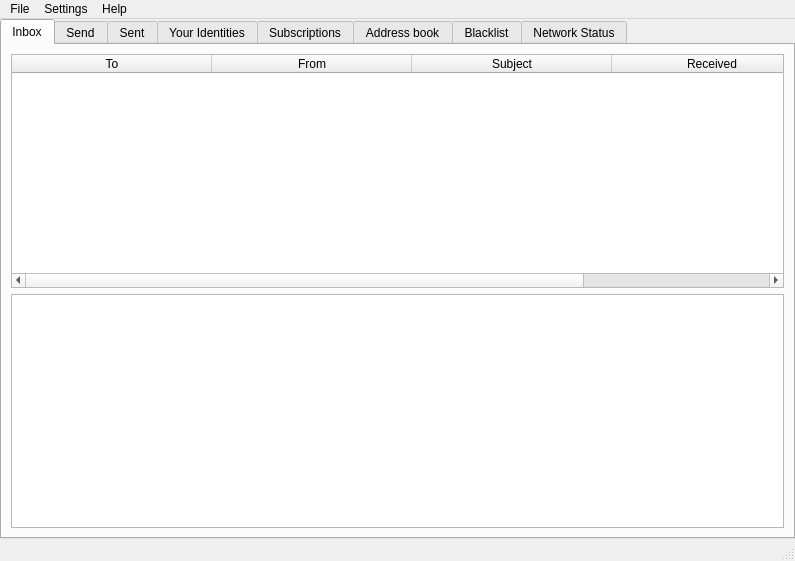
<?xml version="1.0" encoding="UTF-8"?>
<ui version="4.0">
 <class>MainWindow</class>
 <widget class="QMainWindow" name="MainWindow">
  <property name="geometry">
   <rect>
    <x>0</x>
    <y>0</y>
    <width>795</width>
    <height>561</height>
   </rect>
  </property>
  <property name="windowTitle">
   <string>Bitmessage</string>
  </property>
  <property name="windowIcon">
   <iconset resource="bitmessage_icons.qrc">
    <normaloff>:/newPrefix/images/can-icon-24px.png</normaloff>:/newPrefix/images/can-icon-24px.png</iconset>
  </property>
  <property name="tabShape">
   <enum>QTabWidget::Rounded</enum>
  </property>
  <widget class="QWidget" name="centralwidget">
   <layout class="QGridLayout" name="gridLayout">
    <property name="margin">
     <number>0</number>
    </property>
    <item row="0" column="0">
     <widget class="QTabWidget" name="tabWidget">
      <property name="sizePolicy">
       <sizepolicy hsizetype="Expanding" vsizetype="Expanding">
        <horstretch>0</horstretch>
        <verstretch>0</verstretch>
       </sizepolicy>
      </property>
      <property name="minimumSize">
       <size>
        <width>0</width>
        <height>0</height>
       </size>
      </property>
      <property name="baseSize">
       <size>
        <width>0</width>
        <height>0</height>
       </size>
      </property>
      <property name="font">
       <font>
        <pointsize>9</pointsize>
       </font>
      </property>
      <property name="tabPosition">
       <enum>QTabWidget::North</enum>
      </property>
      <property name="tabShape">
       <enum>QTabWidget::Rounded</enum>
      </property>
      <property name="currentIndex">
       <number>0</number>
      </property>
      <widget class="QWidget" name="inbox">
       <attribute name="icon">
        <iconset resource="bitmessage_icons.qrc">
         <normaloff>:/newPrefix/images/inbox.png</normaloff>:/newPrefix/images/inbox.png</iconset>
       </attribute>
       <attribute name="title">
        <string>Inbox</string>
       </attribute>
       <layout class="QVBoxLayout" name="verticalLayout_2">
        <item>
         <widget class="QTableWidget" name="tableWidgetInbox">
          <property name="alternatingRowColors">
           <bool>true</bool>
          </property>
          <property name="selectionMode">
           <enum>QAbstractItemView::SingleSelection</enum>
          </property>
          <property name="selectionBehavior">
           <enum>QAbstractItemView::SelectRows</enum>
          </property>
          <property name="sortingEnabled">
           <bool>true</bool>
          </property>
          <property name="wordWrap">
           <bool>false</bool>
          </property>
          <attribute name="horizontalHeaderCascadingSectionResizes">
           <bool>true</bool>
          </attribute>
          <attribute name="horizontalHeaderDefaultSectionSize">
           <number>200</number>
          </attribute>
          <attribute name="horizontalHeaderHighlightSections">
           <bool>false</bool>
          </attribute>
          <attribute name="horizontalHeaderMinimumSectionSize">
           <number>27</number>
          </attribute>
          <attribute name="horizontalHeaderShowSortIndicator" stdset="0">
           <bool>false</bool>
          </attribute>
          <attribute name="horizontalHeaderStretchLastSection">
           <bool>true</bool>
          </attribute>
          <attribute name="verticalHeaderVisible">
           <bool>false</bool>
          </attribute>
          <attribute name="verticalHeaderDefaultSectionSize">
           <number>26</number>
          </attribute>
          <column>
           <property name="text">
            <string>To</string>
           </property>
          </column>
          <column>
           <property name="text">
            <string>From</string>
           </property>
          </column>
          <column>
           <property name="text">
            <string>Subject</string>
           </property>
          </column>
          <column>
           <property name="text">
            <string>Received</string>
           </property>
          </column>
         </widget>
        </item>
        <item>
         <widget class="QTextEdit" name="textEditInboxMessage">
          <property name="baseSize">
           <size>
            <width>0</width>
            <height>500</height>
           </size>
          </property>
         </widget>
        </item>
       </layout>
      </widget>
      <widget class="QWidget" name="send">
       <attribute name="icon">
        <iconset resource="bitmessage_icons.qrc">
         <normaloff>:/newPrefix/images/send.png</normaloff>:/newPrefix/images/send.png</iconset>
       </attribute>
       <attribute name="title">
        <string>Send</string>
       </attribute>
       <layout class="QGridLayout" name="gridLayout_2">
        <item row="3" column="1">
         <widget class="QLineEdit" name="lineEditTo"/>
        </item>
        <item row="4" column="0">
         <widget class="QLabel" name="label_3">
          <property name="text">
           <string>Subject:</string>
          </property>
         </widget>
        </item>
        <item row="6" column="0">
         <spacer name="verticalSpacer">
          <property name="orientation">
           <enum>Qt::Vertical</enum>
          </property>
          <property name="sizeHint" stdset="0">
           <size>
            <width>20</width>
            <height>297</height>
           </size>
          </property>
         </spacer>
        </item>
        <item row="2" column="0">
         <widget class="QLabel" name="label_2">
          <property name="text">
           <string>From:</string>
          </property>
         </widget>
        </item>
        <item row="2" column="1">
         <widget class="QComboBox" name="comboBoxSendFrom"/>
        </item>
        <item row="5" column="0">
         <widget class="QLabel" name="label_4">
          <property name="text">
           <string>Message:</string>
          </property>
         </widget>
        </item>
        <item row="3" column="0">
         <widget class="QLabel" name="label">
          <property name="text">
           <string>To:</string>
          </property>
         </widget>
        </item>
        <item row="1" column="1" colspan="3">
         <widget class="QRadioButton" name="radioButtonBroadcast">
          <property name="text">
           <string>Broadcast to everyone who is subscribed to your address</string>
          </property>
         </widget>
        </item>
        <item row="3" column="2" colspan="2">
         <widget class="QPushButton" name="pushButtonLoadFromAddressBook">
          <property name="font">
           <font>
            <pointsize>7</pointsize>
           </font>
          </property>
          <property name="text">
           <string>Load from Address book</string>
          </property>
         </widget>
        </item>
        <item row="6" column="6">
         <spacer name="horizontalSpacer_4">
          <property name="orientation">
           <enum>Qt::Horizontal</enum>
          </property>
          <property name="sizeHint" stdset="0">
           <size>
            <width>28</width>
            <height>20</height>
           </size>
          </property>
         </spacer>
        </item>
        <item row="0" column="1">
         <widget class="QRadioButton" name="radioButtonSpecific">
          <property name="text">
           <string>Send to one or more specific people</string>
          </property>
          <property name="checked">
           <bool>true</bool>
          </property>
         </widget>
        </item>
        <item row="3" column="4">
         <spacer name="horizontalSpacer_6">
          <property name="orientation">
           <enum>Qt::Horizontal</enum>
          </property>
          <property name="sizeHint" stdset="0">
           <size>
            <width>20</width>
            <height>20</height>
           </size>
          </property>
         </spacer>
        </item>
        <item row="7" column="5">
         <widget class="QPushButton" name="pushButtonSend">
          <property name="text">
           <string>Send</string>
          </property>
         </widget>
        </item>
        <item row="7" column="4">
         <spacer name="horizontalSpacer_3">
          <property name="orientation">
           <enum>Qt::Horizontal</enum>
          </property>
          <property name="sizeHint" stdset="0">
           <size>
            <width>192</width>
            <height>20</height>
           </size>
          </property>
         </spacer>
        </item>
        <item row="4" column="1" colspan="5">
         <widget class="QLineEdit" name="lineEditSubject">
          <property name="text">
           <string/>
          </property>
         </widget>
        </item>
        <item row="5" column="1" rowspan="2" colspan="5">
         <widget class="QTextEdit" name="textEditMessage">
          <property name="html">
           <string>&lt;!DOCTYPE HTML PUBLIC &quot;-//W3C//DTD HTML 4.0//EN&quot; &quot;http://www.w3.org/TR/REC-html40/strict.dtd&quot;&gt;
&lt;html&gt;&lt;head&gt;&lt;meta name=&quot;qrichtext&quot; content=&quot;1&quot; /&gt;&lt;style type=&quot;text/css&quot;&gt;
p, li { white-space: pre-wrap; }
&lt;/style&gt;&lt;/head&gt;&lt;body style=&quot; font-family:'MS Shell Dlg 2'; font-size:9pt; font-weight:400; font-style:normal;&quot;&gt;
&lt;p style=&quot;-qt-paragraph-type:empty; margin-top:0px; margin-bottom:0px; margin-left:0px; margin-right:0px; -qt-block-indent:0; text-indent:0px;&quot;&gt;&lt;br /&gt;&lt;/p&gt;&lt;/body&gt;&lt;/html&gt;</string>
          </property>
         </widget>
        </item>
        <item row="2" column="2" colspan="3">
         <widget class="QLabel" name="labelFrom">
          <property name="text">
           <string/>
          </property>
         </widget>
        </item>
       </layout>
      </widget>
      <widget class="QWidget" name="sent">
       <attribute name="icon">
        <iconset resource="bitmessage_icons.qrc">
         <normaloff>:/newPrefix/images/sent.png</normaloff>:/newPrefix/images/sent.png</iconset>
       </attribute>
       <attribute name="title">
        <string>Sent</string>
       </attribute>
       <layout class="QVBoxLayout" name="verticalLayout">
        <item>
         <widget class="QTableWidget" name="tableWidgetSent">
          <property name="dragDropMode">
           <enum>QAbstractItemView::DragDrop</enum>
          </property>
          <property name="alternatingRowColors">
           <bool>true</bool>
          </property>
          <property name="selectionMode">
           <enum>QAbstractItemView::SingleSelection</enum>
          </property>
          <property name="selectionBehavior">
           <enum>QAbstractItemView::SelectRows</enum>
          </property>
          <property name="sortingEnabled">
           <bool>true</bool>
          </property>
          <property name="wordWrap">
           <bool>false</bool>
          </property>
          <attribute name="horizontalHeaderCascadingSectionResizes">
           <bool>true</bool>
          </attribute>
          <attribute name="horizontalHeaderDefaultSectionSize">
           <number>130</number>
          </attribute>
          <attribute name="horizontalHeaderHighlightSections">
           <bool>false</bool>
          </attribute>
          <attribute name="horizontalHeaderShowSortIndicator" stdset="0">
           <bool>false</bool>
          </attribute>
          <attribute name="horizontalHeaderStretchLastSection">
           <bool>true</bool>
          </attribute>
          <attribute name="verticalHeaderVisible">
           <bool>false</bool>
          </attribute>
          <attribute name="verticalHeaderStretchLastSection">
           <bool>false</bool>
          </attribute>
          <column>
           <property name="text">
            <string>To</string>
           </property>
          </column>
          <column>
           <property name="text">
            <string>From</string>
           </property>
          </column>
          <column>
           <property name="text">
            <string>Subject</string>
           </property>
          </column>
          <column>
           <property name="text">
            <string>Status</string>
           </property>
          </column>
         </widget>
        </item>
        <item>
         <widget class="QTextEdit" name="textEditSentMessage"/>
        </item>
       </layout>
      </widget>
      <widget class="QWidget" name="youridentities">
       <attribute name="icon">
        <iconset resource="bitmessage_icons.qrc">
         <normaloff>:/newPrefix/images/identities.png</normaloff>:/newPrefix/images/identities.png</iconset>
       </attribute>
       <attribute name="title">
        <string>Your Identities</string>
       </attribute>
       <layout class="QGridLayout" name="gridLayout_3">
        <item row="0" column="0">
         <widget class="QPushButton" name="pushButtonNewAddress">
          <property name="text">
           <string>New</string>
          </property>
         </widget>
        </item>
        <item row="0" column="1">
         <spacer name="horizontalSpacer">
          <property name="orientation">
           <enum>Qt::Horizontal</enum>
          </property>
          <property name="sizeHint" stdset="0">
           <size>
            <width>689</width>
            <height>20</height>
           </size>
          </property>
         </spacer>
        </item>
        <item row="1" column="0" colspan="2">
         <widget class="QTableWidget" name="tableWidgetYourIdentities">
          <property name="frameShadow">
           <enum>QFrame::Sunken</enum>
          </property>
          <property name="lineWidth">
           <number>1</number>
          </property>
          <property name="alternatingRowColors">
           <bool>true</bool>
          </property>
          <property name="selectionMode">
           <enum>QAbstractItemView::SingleSelection</enum>
          </property>
          <property name="selectionBehavior">
           <enum>QAbstractItemView::SelectRows</enum>
          </property>
          <property name="sortingEnabled">
           <bool>true</bool>
          </property>
          <attribute name="horizontalHeaderCascadingSectionResizes">
           <bool>true</bool>
          </attribute>
          <attribute name="horizontalHeaderDefaultSectionSize">
           <number>346</number>
          </attribute>
          <attribute name="horizontalHeaderMinimumSectionSize">
           <number>52</number>
          </attribute>
          <attribute name="horizontalHeaderShowSortIndicator" stdset="0">
           <bool>true</bool>
          </attribute>
          <attribute name="horizontalHeaderStretchLastSection">
           <bool>true</bool>
          </attribute>
          <attribute name="verticalHeaderVisible">
           <bool>false</bool>
          </attribute>
          <attribute name="verticalHeaderDefaultSectionSize">
           <number>26</number>
          </attribute>
          <attribute name="verticalHeaderShowSortIndicator" stdset="0">
           <bool>false</bool>
          </attribute>
          <attribute name="verticalHeaderStretchLastSection">
           <bool>false</bool>
          </attribute>
          <column>
           <property name="text">
            <string>Label (not shown to anyone)</string>
           </property>
           <property name="font">
            <font>
             <kerning>true</kerning>
            </font>
           </property>
          </column>
          <column>
           <property name="text">
            <string>Address</string>
           </property>
          </column>
          <column>
           <property name="text">
            <string>Stream</string>
           </property>
          </column>
         </widget>
        </item>
       </layout>
      </widget>
      <widget class="QWidget" name="subscriptions">
       <attribute name="icon">
        <iconset resource="bitmessage_icons.qrc">
         <normaloff>:/newPrefix/images/subscriptions.png</normaloff>:/newPrefix/images/subscriptions.png</iconset>
       </attribute>
       <attribute name="title">
        <string>Subscriptions</string>
       </attribute>
       <layout class="QGridLayout" name="gridLayout_4">
        <item row="0" column="0" colspan="2">
         <widget class="QLabel" name="label_5">
          <property name="text">
           <string>Here you can subscibe to 'broadcast messages' that are sent by other users. Messages will appear in your Inbox. Addresses here override those on the Blacklist tab.</string>
          </property>
          <property name="wordWrap">
           <bool>true</bool>
          </property>
         </widget>
        </item>
        <item row="1" column="0">
         <widget class="QPushButton" name="pushButtonAddSubscription">
          <property name="text">
           <string>Add</string>
          </property>
         </widget>
        </item>
        <item row="1" column="1">
         <spacer name="horizontalSpacer_2">
          <property name="orientation">
           <enum>Qt::Horizontal</enum>
          </property>
          <property name="sizeHint" stdset="0">
           <size>
            <width>689</width>
            <height>20</height>
           </size>
          </property>
         </spacer>
        </item>
        <item row="2" column="0" colspan="2">
         <widget class="QTableWidget" name="tableWidgetSubscriptions">
          <property name="alternatingRowColors">
           <bool>true</bool>
          </property>
          <property name="selectionMode">
           <enum>QAbstractItemView::SingleSelection</enum>
          </property>
          <property name="selectionBehavior">
           <enum>QAbstractItemView::SelectRows</enum>
          </property>
          <property name="sortingEnabled">
           <bool>true</bool>
          </property>
          <attribute name="horizontalHeaderCascadingSectionResizes">
           <bool>true</bool>
          </attribute>
          <attribute name="horizontalHeaderDefaultSectionSize">
           <number>400</number>
          </attribute>
          <attribute name="horizontalHeaderHighlightSections">
           <bool>false</bool>
          </attribute>
          <attribute name="horizontalHeaderShowSortIndicator" stdset="0">
           <bool>false</bool>
          </attribute>
          <attribute name="horizontalHeaderStretchLastSection">
           <bool>true</bool>
          </attribute>
          <attribute name="verticalHeaderVisible">
           <bool>false</bool>
          </attribute>
          <column>
           <property name="text">
            <string>Label</string>
           </property>
          </column>
          <column>
           <property name="text">
            <string>Address</string>
           </property>
          </column>
         </widget>
        </item>
       </layout>
      </widget>
      <widget class="QWidget" name="addressbook">
       <attribute name="icon">
        <iconset resource="bitmessage_icons.qrc">
         <normaloff>:/newPrefix/images/addressbook.png</normaloff>:/newPrefix/images/addressbook.png</iconset>
       </attribute>
       <attribute name="title">
        <string>Address book</string>
       </attribute>
       <layout class="QGridLayout" name="gridLayout_5">
        <item row="0" column="0" colspan="2">
         <widget class="QLabel" name="label_6">
          <property name="text">
           <string>The Address book is useful for adding names or labels to other people's Bitmessage addresses so that you can recognize them more easily in your inbox. You can add entries here using the 'Add' button, or from your inbox by right-clicking on a message.</string>
          </property>
          <property name="wordWrap">
           <bool>true</bool>
          </property>
         </widget>
        </item>
        <item row="1" column="0">
         <widget class="QPushButton" name="pushButtonAddAddressBook">
          <property name="text">
           <string>Add</string>
          </property>
         </widget>
        </item>
        <item row="1" column="1">
         <spacer name="horizontalSpacer_5">
          <property name="orientation">
           <enum>Qt::Horizontal</enum>
          </property>
          <property name="sizeHint" stdset="0">
           <size>
            <width>689</width>
            <height>20</height>
           </size>
          </property>
         </spacer>
        </item>
        <item row="2" column="0" colspan="2">
         <widget class="QTableWidget" name="tableWidgetAddressBook">
          <property name="alternatingRowColors">
           <bool>true</bool>
          </property>
          <property name="selectionMode">
           <enum>QAbstractItemView::SingleSelection</enum>
          </property>
          <property name="selectionBehavior">
           <enum>QAbstractItemView::SelectRows</enum>
          </property>
          <property name="sortingEnabled">
           <bool>true</bool>
          </property>
          <attribute name="horizontalHeaderCascadingSectionResizes">
           <bool>true</bool>
          </attribute>
          <attribute name="horizontalHeaderDefaultSectionSize">
           <number>400</number>
          </attribute>
          <attribute name="horizontalHeaderHighlightSections">
           <bool>false</bool>
          </attribute>
          <attribute name="horizontalHeaderStretchLastSection">
           <bool>true</bool>
          </attribute>
          <attribute name="verticalHeaderVisible">
           <bool>false</bool>
          </attribute>
          <column>
           <property name="text">
            <string>Name or Label</string>
           </property>
          </column>
          <column>
           <property name="text">
            <string>Address</string>
           </property>
          </column>
         </widget>
        </item>
       </layout>
      </widget>
      <widget class="QWidget" name="blackwhitelist">
       <attribute name="icon">
        <iconset resource="bitmessage_icons.qrc">
         <normaloff>:/newPrefix/images/blacklist.png</normaloff>:/newPrefix/images/blacklist.png</iconset>
       </attribute>
       <attribute name="title">
        <string>Blacklist</string>
       </attribute>
       <layout class="QGridLayout" name="gridLayout_6">
        <item row="0" column="0" colspan="2">
         <widget class="QRadioButton" name="radioButtonBlacklist">
          <property name="text">
           <string>Use a Blacklist (Allow all incoming messages except those on the Blacklist)</string>
          </property>
          <property name="checked">
           <bool>true</bool>
          </property>
         </widget>
        </item>
        <item row="1" column="0" colspan="2">
         <widget class="QRadioButton" name="radioButtonWhitelist">
          <property name="text">
           <string>Use a Whitelist (Block all incoming messages except those on the Whitelist)</string>
          </property>
         </widget>
        </item>
        <item row="2" column="0">
         <widget class="QPushButton" name="pushButtonAddBlacklist">
          <property name="text">
           <string>Add</string>
          </property>
         </widget>
        </item>
        <item row="2" column="1">
         <spacer name="horizontalSpacer_8">
          <property name="orientation">
           <enum>Qt::Horizontal</enum>
          </property>
          <property name="sizeHint" stdset="0">
           <size>
            <width>689</width>
            <height>20</height>
           </size>
          </property>
         </spacer>
        </item>
        <item row="3" column="0" colspan="2">
         <widget class="QTableWidget" name="tableWidgetBlacklist">
          <property name="alternatingRowColors">
           <bool>true</bool>
          </property>
          <property name="selectionMode">
           <enum>QAbstractItemView::SingleSelection</enum>
          </property>
          <property name="selectionBehavior">
           <enum>QAbstractItemView::SelectRows</enum>
          </property>
          <property name="sortingEnabled">
           <bool>true</bool>
          </property>
          <attribute name="horizontalHeaderCascadingSectionResizes">
           <bool>true</bool>
          </attribute>
          <attribute name="horizontalHeaderDefaultSectionSize">
           <number>400</number>
          </attribute>
          <attribute name="horizontalHeaderHighlightSections">
           <bool>false</bool>
          </attribute>
          <attribute name="horizontalHeaderShowSortIndicator" stdset="0">
           <bool>false</bool>
          </attribute>
          <attribute name="horizontalHeaderStretchLastSection">
           <bool>true</bool>
          </attribute>
          <attribute name="verticalHeaderVisible">
           <bool>false</bool>
          </attribute>
          <column>
           <property name="text">
            <string>Name or Label</string>
           </property>
          </column>
          <column>
           <property name="text">
            <string>Address</string>
           </property>
          </column>
         </widget>
        </item>
       </layout>
      </widget>
      <widget class="QWidget" name="networkstatus">
       <attribute name="icon">
        <iconset resource="bitmessage_icons.qrc">
         <normaloff>:/newPrefix/images/networkstatus.png</normaloff>:/newPrefix/images/networkstatus.png</iconset>
       </attribute>
       <attribute name="title">
        <string>Network Status</string>
       </attribute>
       <widget class="QPushButton" name="pushButtonStatusIcon">
        <property name="geometry">
         <rect>
          <x>680</x>
          <y>440</y>
          <width>21</width>
          <height>23</height>
         </rect>
        </property>
        <property name="text">
         <string/>
        </property>
        <property name="icon">
         <iconset resource="bitmessage_icons.qrc">
          <normaloff>:/newPrefix/images/redicon.png</normaloff>:/newPrefix/images/redicon.png</iconset>
        </property>
        <property name="flat">
         <bool>true</bool>
        </property>
       </widget>
       <widget class="QTableWidget" name="tableWidgetConnectionCount">
        <property name="geometry">
         <rect>
          <x>20</x>
          <y>70</y>
          <width>241</width>
          <height>241</height>
         </rect>
        </property>
        <property name="palette">
         <palette>
          <active>
           <colorrole role="Base">
            <brush brushstyle="SolidPattern">
             <color alpha="255">
              <red>212</red>
              <green>208</green>
              <blue>200</blue>
             </color>
            </brush>
           </colorrole>
          </active>
          <inactive>
           <colorrole role="Base">
            <brush brushstyle="SolidPattern">
             <color alpha="255">
              <red>212</red>
              <green>208</green>
              <blue>200</blue>
             </color>
            </brush>
           </colorrole>
          </inactive>
          <disabled>
           <colorrole role="Base">
            <brush brushstyle="SolidPattern">
             <color alpha="255">
              <red>212</red>
              <green>208</green>
              <blue>200</blue>
             </color>
            </brush>
           </colorrole>
          </disabled>
         </palette>
        </property>
        <property name="frameShape">
         <enum>QFrame::Box</enum>
        </property>
        <property name="frameShadow">
         <enum>QFrame::Plain</enum>
        </property>
        <property name="showDropIndicator" stdset="0">
         <bool>false</bool>
        </property>
        <property name="alternatingRowColors">
         <bool>true</bool>
        </property>
        <property name="selectionMode">
         <enum>QAbstractItemView::NoSelection</enum>
        </property>
        <attribute name="horizontalHeaderCascadingSectionResizes">
         <bool>true</bool>
        </attribute>
        <attribute name="horizontalHeaderHighlightSections">
         <bool>false</bool>
        </attribute>
        <attribute name="horizontalHeaderStretchLastSection">
         <bool>true</bool>
        </attribute>
        <attribute name="verticalHeaderVisible">
         <bool>false</bool>
        </attribute>
        <column>
         <property name="text">
          <string>Stream Number</string>
         </property>
        </column>
        <column>
         <property name="text">
          <string>Number of Connections</string>
         </property>
        </column>
       </widget>
       <widget class="QLabel" name="labelTotalConnections">
        <property name="geometry">
         <rect>
          <x>20</x>
          <y>30</y>
          <width>401</width>
          <height>16</height>
         </rect>
        </property>
        <property name="text">
         <string>Total connections: 0</string>
        </property>
       </widget>
       <widget class="QLabel" name="labelStartupTime">
        <property name="geometry">
         <rect>
          <x>320</x>
          <y>110</y>
          <width>331</width>
          <height>20</height>
         </rect>
        </property>
        <property name="text">
         <string>Since startup at asdf:</string>
        </property>
       </widget>
       <widget class="QLabel" name="labelMessageCount">
        <property name="geometry">
         <rect>
          <x>350</x>
          <y>130</y>
          <width>361</width>
          <height>16</height>
         </rect>
        </property>
        <property name="text">
         <string>Processed 0 person-to-person messages.</string>
        </property>
       </widget>
       <widget class="QLabel" name="labelPubkeyCount">
        <property name="geometry">
         <rect>
          <x>350</x>
          <y>170</y>
          <width>331</width>
          <height>16</height>
         </rect>
        </property>
        <property name="text">
         <string>Processed 0 public keys.</string>
        </property>
       </widget>
       <widget class="QLabel" name="labelBroadcastCount">
        <property name="geometry">
         <rect>
          <x>350</x>
          <y>150</y>
          <width>351</width>
          <height>16</height>
         </rect>
        </property>
        <property name="text">
         <string>Processed 0 broadcasts.</string>
        </property>
       </widget>
      </widget>
     </widget>
    </item>
   </layout>
  </widget>
  <widget class="QMenuBar" name="menubar">
   <property name="geometry">
    <rect>
     <x>0</x>
     <y>0</y>
     <width>795</width>
     <height>18</height>
    </rect>
   </property>
   <widget class="QMenu" name="menuFile">
    <property name="title">
     <string>File</string>
    </property>
    <addaction name="actionManageKeys"/>
    <addaction name="actionExit"/>
   </widget>
   <widget class="QMenu" name="menuSettings">
    <property name="title">
     <string>Settings</string>
    </property>
    <addaction name="actionSettings"/>
   </widget>
   <widget class="QMenu" name="menuHelp">
    <property name="title">
     <string>Help</string>
    </property>
    <addaction name="actionHelp"/>
    <addaction name="actionAbout"/>
   </widget>
   <addaction name="menuFile"/>
   <addaction name="menuSettings"/>
   <addaction name="menuHelp"/>
  </widget>
  <widget class="QStatusBar" name="statusbar">
   <property name="maximumSize">
    <size>
     <width>16777215</width>
     <height>22</height>
    </size>
   </property>
  </widget>
  <action name="actionImport_keys">
   <property name="text">
    <string>Import keys</string>
   </property>
  </action>
  <action name="actionManageKeys">
   <property name="checkable">
    <bool>false</bool>
   </property>
   <property name="enabled">
    <bool>true</bool>
   </property>
   <property name="text">
    <string>Manage keys</string>
   </property>
  </action>
  <action name="actionExit">
   <property name="text">
    <string>Exit</string>
   </property>
  </action>
  <action name="actionHelp">
   <property name="text">
    <string>Help</string>
   </property>
  </action>
  <action name="actionAbout">
   <property name="text">
    <string>About</string>
   </property>
  </action>
  <action name="actionSettings">
   <property name="text">
    <string>Settings</string>
   </property>
  </action>
 </widget>
 <resources>
  <include location="bitmessage_icons.qrc"/>
 </resources>
 <connections>
  <connection>
   <sender>radioButtonSpecific</sender>
   <signal>toggled(bool)</signal>
   <receiver>lineEditTo</receiver>
   <slot>setEnabled(bool)</slot>
   <hints>
    <hint type="sourcelabel">
     <x>121</x>
     <y>60</y>
    </hint>
    <hint type="destinationlabel">
     <x>133</x>
     <y>149</y>
    </hint>
   </hints>
  </connection>
 </connections>
</ui>
